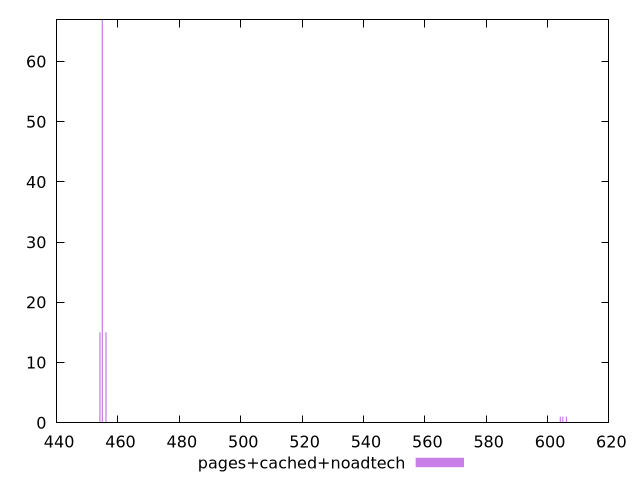

Here is the gnuplot script that generated this plot:
$_pagesCachedNoadtech <<EOF
454.9003835306858 67
454.11471792873294 15
456.07888193361504 15
604.9625135036754 1
606.1410119066046 1
604.1768479017226 1
EOF
set key outside below
set terminal pngcairo
set output "report_00005_2020-11-02T22-26-11.212Z/uses-rel-preload/pages+cached+noadtech//raw_hist.png"
set yrange [0:67]
set boxwidth 0.3928328009764126
set style fill transparent solid 0.5 noborder
plot $_pagesCachedNoadtech title "pages+cached+noadtech" with boxes ,